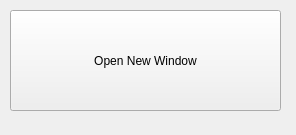
<?xml version="1.0" encoding="UTF-8"?>
<ui version="4.0">
 <class>MainWindow</class>
 <widget class="QMainWindow" name="MainWindow">
  <property name="geometry">
   <rect>
    <x>0</x>
    <y>0</y>
    <width>296</width>
    <height>135</height>
   </rect>
  </property>
  <property name="windowTitle">
   <string>MainWindow</string>
  </property>
  <widget class="QWidget" name="centralwidget">
   <widget class="QPushButton" name="new_window_button">
    <property name="geometry">
     <rect>
      <x>10</x>
      <y>10</y>
      <width>271</width>
      <height>101</height>
     </rect>
    </property>
    <property name="text">
     <string>Open New Window</string>
    </property>
   </widget>
  </widget>
 </widget>
 <resources/>
 <connections/>
</ui>
